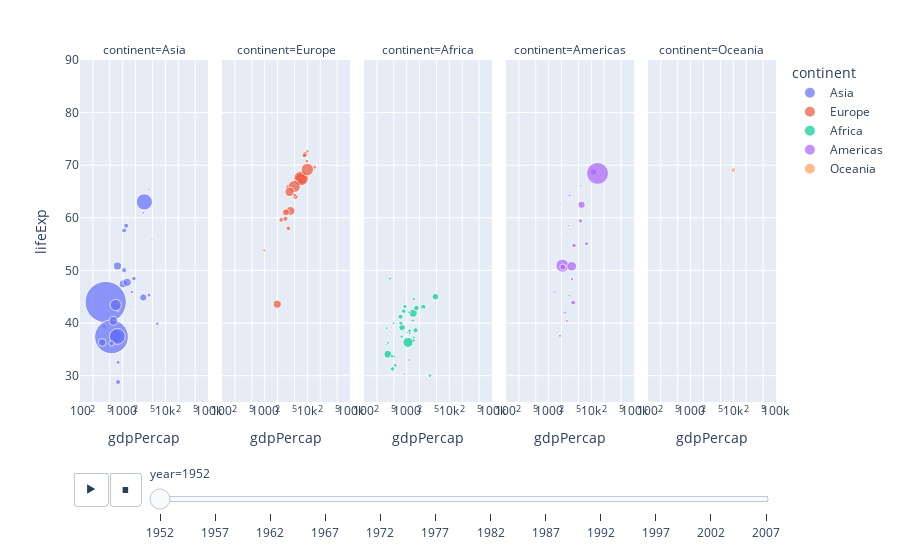

Write notebook code for a chart like this one.
### Markdown cell above
**Przykład 3.3**: Wykres punktowy (bąbelkowy) z podziałem na kontynenty oraz animacja

### Code cell
import plotly.express as px
df = px.data.gapminder()
fig = px.scatter(df, x="gdpPercap", y="lifeExp", animation_frame="year", animation_group="country",
           size="pop", color="continent", hover_name="country", facet_col="continent",
           log_x=True, size_max=45, range_x=[100,100000], range_y=[25,90])
fig.show()

### Figure 1 — Plotly figure (JSON) as saved in the notebook; plotly's stock layout.template omitted (floating-point values rounded to 4 significant figures)
{"data": [{"hovertemplate": "<b>%{hovertext}</b><br><br>continent=Asia<br>year=1952<br>gdpPercap=%{x}<br>lifeExp=%{y}<br>pop=%{marker.size}<extra></extra>", "hovertext": ["Afghanistan", "Bahrain", "Bangladesh", "Cambodia", "China", "Hong Kong, China", "India", "Indonesia", "Iran", "Iraq", "Israel", "Japan", "Jordan", "Korea, Dem. Rep.", "Korea, Rep.", "Kuwait", "Lebanon", "Malaysia", "Mongolia", "Myanmar", "Nepal", "Oman", "Pakistan", "Philippines", "Saudi Arabia", "Singapore", "Sri Lanka", "Syria", "Taiwan", "Thailand", "Vietnam", "West Bank and Gaza", "Yemen, Rep."], "ids": ["Afghanistan", "Bahrain", "Bangladesh", "Cambodia", "China", "Hong Kong, China", "India", "Indonesia", "Iran", "Iraq", "Israel", "Japan", "Jordan", "Korea, Dem. Rep.", "Korea, Rep.", "Kuwait", "Lebanon", "Malaysia", "Mongolia", "Myanmar", "Nepal", "Oman", "Pakistan", "Philippines", "Saudi Arabia", "Singapore", "Sri Lanka", "Syria", "Taiwan", "Thailand", "Vietnam", "West Bank and Gaza", "Yemen, Rep."], "legendgroup": "Asia", "marker": {"color": "#636efa", "size": [8425333, 120447, 46886859, 4693836, 556263527, 2125900, 372000000, 82052000, 17272000, 5441766, 1620914, 86459025, 607914, 8865488, 20947571, 160000, 1439529, 6748378, 800663, 20092996, 9182536, 507833, 41346560, 22438691, 4005677, 1127000, 7982342, 3661549, 8550362, 21289402, 26246839, 1030585, 4963829], "sizemode": "area", "sizeref": 651200.0, "symbol": "circle"}, "mode": "markers", "name": "Asia", "orientation": "v", "showlegend": true, "type": "scatter", "x": [779.4, 9867.0, 684.2, 368.5, 400.4, 3054.0, 546.6, 749.7, 3035.0, 4130.0, 4087.0, 3217.0, 1547.0, 1088.0, 1031.0, 108400.0, 4835.0, 1831.0, 786.6, 331, 545.9, 1828.0, 684.6, 1273.0, 6460.0, 2315.0, 1084.0, 1643.0, 1207.0, 757.8, 605.1, 1516.0, 781.7], "xaxis": "x", "y": [28.8, 50.94, 37.48, 39.42, 44, 60.96, 37.37, 37.47, 44.87, 45.32, 65.39, 63.03, 43.16, 50.06, 47.45, 55.56, 55.93, 48.46, 42.24, 36.32, 36.16, 37.58, 43.44, 47.75, 39.88, 60.4, 57.59, 45.88, 58.5, 50.85, 40.41, 43.16, 32.55], "yaxis": "y"}, {"hovertemplate": "<b>%{hovertext}</b><br><br>continent=Europe<br>year=1952<br>gdpPercap=%{x}<br>lifeExp=%{y}<br>pop=%{marker.size}<extra></extra>", "hovertext": ["Albania", "Austria", "Belgium", "Bosnia and Herzegovina", "Bulgaria", "Croatia", "Czech Republic", "Denmark", "Finland", "France", "Germany", "Greece", "Hungary", "Iceland", "Ireland", "Italy", "Montenegro", "Netherlands", "Norway", "Poland", "Portugal", "Romania", "Serbia", "Slovak Republic", "Slovenia", "Spain", "Sweden", "Switzerland", "Turkey", "United Kingdom"], "ids": ["Albania", "Austria", "Belgium", "Bosnia and Herzegovina", "Bulgaria", "Croatia", "Czech Republic", "Denmark", "Finland", "France", "Germany", "Greece", "Hungary", "Iceland", "Ireland", "Italy", "Montenegro", "Netherlands", "Norway", "Poland", "Portugal", "Romania", "Serbia", "Slovak Republic", "Slovenia", "Spain", "Sweden", "Switzerland", "Turkey", "United Kingdom"], "legendgroup": "Europe", "marker": {"color": "#EF553B", "size": [1282697, 6927772, 8730405, 2791000, 7274900, 3882229, 9125183, 4334000, 4090500, 42459667, 69145952, 7733250, 9504000, 147962, 2952156, 47666000, 413834, 10381988, 3327728, 25730551, 8526050, 16630000, 6860147, 3558137, 1489518, 28549870, 7124673, 4815000, 22235677, 50430000], "sizemode": "area", "sizeref": 651200.0, "symbol": "circle"}, "mode": "markers", "name": "Europe", "orientation": "v", "showlegend": true, "type": "scatter", "x": [1601.0, 6137.0, 8343.0, 973.5, 2444.0, 3119.0, 6876.0, 9692.0, 6425.0, 7030.0, 7144.0, 3531.0, 5264.0, 7268.0, 5210.0, 4931.0, 2648.0, 8942.0, 10100.0, 4029.0, 3068.0, 3145.0, 3581.0, 5075.0, 4215.0, 3834.0, 8528.0, 14730.0, 1969.0, 9980.0], "xaxis": "x2", "y": [55.23, 66.8, 68, 53.82, 59.6, 61.21, 66.87, 70.78, 66.55, 67.41, 67.5, 65.86, 64.03, 72.49, 66.91, 65.94, 59.16, 72.13, 72.67, 61.31, 59.82, 61.05, 58.0, 64.36, 65.57, 64.94, 71.86, 69.62, 43.59, 69.18], "yaxis": "y2"}, {"hovertemplate": "<b>%{hovertext}</b><br><br>continent=Africa<br>year=1952<br>gdpPercap=%{x}<br>lifeExp=%{y}<br>pop=%{marker.size}<extra></extra>", "hovertext": ["Algeria", "Angola", "Benin", "Botswana", "Burkina Faso", "Burundi", "Cameroon", "Central African Republic", "Chad", "Comoros", "Congo, Dem. Rep.", "Congo, Rep.", "Cote d'Ivoire", "Djibouti", "Egypt", "Equatorial Guinea", "Eritrea", "Ethiopia", "Gabon", "Gambia", "Ghana", "Guinea", "Guinea-Bissau", "Kenya", "Lesotho", "Liberia", "Libya", "Madagascar", "Malawi", "Mali", "Mauritania", "Mauritius", "Morocco", "Mozambique", "Namibia", "Niger", "Nigeria", "Reunion", "Rwanda", "Sao Tome and Principe", "Senegal", "Sierra Leone", "Somalia", "South Africa", "Sudan", "Swaziland", "Tanzania", "Togo", "Tunisia", "Uganda", "Zambia", "Zimbabwe"], "ids": ["Algeria", "Angola", "Benin", "Botswana", "Burkina Faso", "Burundi", "Cameroon", "Central African Republic", "Chad", "Comoros", "Congo, Dem. Rep.", "Congo, Rep.", "Cote d'Ivoire", "Djibouti", "Egypt", "Equatorial Guinea", "Eritrea", "Ethiopia", "Gabon", "Gambia", "Ghana", "Guinea", "Guinea-Bissau", "Kenya", "Lesotho", "Liberia", "Libya", "Madagascar", "Malawi", "Mali", "Mauritania", "Mauritius", "Morocco", "Mozambique", "Namibia", "Niger", "Nigeria", "Reunion", "Rwanda", "Sao Tome and Principe", "Senegal", "Sierra Leone", "Somalia", "South Africa", "Sudan", "Swaziland", "Tanzania", "Togo", "Tunisia", "Uganda", "Zambia", "Zimbabwe"], "legendgroup": "Africa", "marker": {"color": "#00cc96", "size": [9279525, 4232095, 1738315, 442308, 4469979, 2445618, 5009067, 1291695, 2682462, 153936, 14100005, 854885, 2977019, 63149, 22223309, 216964, 1438760, 20860941, 420702, 284320, 5581001, 2664249, 580653, 6464046, 748747, 863308, 1019729, 4762912, 2917802, 3838168, 1022556, 516556, 9939217, 6446316, 485831, 3379468, 33119096, 257700, 2534927, 60011, 2755589, 2143249, 2526994, 14264935, 8504667, 290243, 8322925, 1219113, 3647735, 5824797, 2672000, 3080907], "sizemode": "area", "sizeref": 651200.0, "symbol": "circle"}, "mode": "markers", "name": "Africa", "orientation": "v", "showlegend": true, "type": "scatter", "x": [2449.0, 3521.0, 1063.0, 851.2, 543.3, 339.3, 1173.0, 1071.0, 1179.0, 1103.0, 780.5, 2126.0, 1389.0, 2670.0, 1419.0, 375.6, 328.9, 362.1, 4293.0, 485.2, 911.3, 510.2, 299.9, 853.5, 298.8, 575.6, 2388.0, 1443.0, 369.2, 452.3, 743.1, 1968.0, 1688.0, 468.5, 2424.0, 761.9, 1077.0, 2719.0, 493.3, 879.6, 1450.0, 879.8, 1136.0, 4725.0, 1616.0, 1148.0, 716.7, 859.8, 1468.0, 734.8, 1147.0, 406.9], "xaxis": "x3", "y": [43.08, 30.02, 38.22, 47.62, 31.98, 39.03, 38.52, 35.46, 38.09, 40.72, 39.14, 42.11, 40.48, 34.81, 41.89, 34.48, 35.93, 34.08, 37.0, 30, 43.15, 33.61, 32.5, 42.27, 42.14, 38.48, 42.72, 36.68, 36.26, 33.69, 40.54, 50.99, 42.87, 31.29, 41.73, 37.44, 36.32, 52.72, 40, 46.47, 37.28, 30.33, 32.98, 45.01, 38.63, 41.41, 41.22, 38.6, 44.6, 39.98, 42.04, 48.45], "yaxis": "y3"}, {"hovertemplate": "<b>%{hovertext}</b><br><br>continent=Americas<br>year=1952<br>gdpPercap=%{x}<br>lifeExp=%{y}<br>pop=%{marker.size}<extra></extra>", "hovertext": ["Argentina", "Bolivia", "Brazil", "Canada", "Chile", "Colombia", "Costa Rica", "Cuba", "Dominican Republic", "Ecuador", "El Salvador", "Guatemala", "Haiti", "Honduras", "Jamaica", "Mexico", "Nicaragua", "Panama", "Paraguay", "Peru", "Puerto Rico", "Trinidad and Tobago", "United States", "Uruguay", "Venezuela"], "ids": ["Argentina", "Bolivia", "Brazil", "Canada", "Chile", "Colombia", "Costa Rica", "Cuba", "Dominican Republic", "Ecuador", "El Salvador", "Guatemala", "Haiti", "Honduras", "Jamaica", "Mexico", "Nicaragua", "Panama", "Paraguay", "Peru", "Puerto Rico", "Trinidad and Tobago", "United States", "Uruguay", "Venezuela"], "legendgroup": "Americas", "marker": {"color": "#ab63fa", "size": [17876956, 2883315, 56602560, 14785584, 6377619, 12350771, 926317, 6007797, 2491346, 3548753, 2042865, 3146381, 3201488, 1517453, 1426095, 30144317, 1165790, 940080, 1555876, 8025700, 2227000, 662850, 157553000, 2252965, 5439568], "sizemode": "area", "sizeref": 651200.0, "symbol": "circle"}, "mode": "markers", "name": "Americas", "orientation": "v", "showlegend": true, "type": "scatter", "x": [5911.0, 2677.0, 2109.0, 11370.0, 3940.0, 2144.0, 2627.0, 5587.0, 1398.0, 3522.0, 3048.0, 2428.0, 1840.0, 2195.0, 2899.0, 3478.0, 3112.0, 2480.0, 1952.0, 3759.0, 3082.0, 3023.0, 13990.0, 5717.0, 7690.0], "xaxis": "x4", "y": [62.48, 40.41, 50.92, 68.75, 54.74, 50.64, 57.21, 59.42, 45.93, 48.36, 45.26, 42.02, 37.58, 41.91, 58.53, 50.79, 42.31, 55.19, 62.65, 43.9, 64.28, 59.1, 68.44, 66.07, 55.09], "yaxis": "y4"}, {"hovertemplate": "<b>%{hovertext}</b><br><br>continent=Oceania<br>year=1952<br>gdpPercap=%{x}<br>lifeExp=%{y}<br>pop=%{marker.size}<extra></extra>", "hovertext": ["Australia", "New Zealand"], "ids": ["Australia", "New Zealand"], "legendgroup": "Oceania", "marker": {"color": "#FFA15A", "size": [8691212, 1994794], "sizemode": "area", "sizeref": 651200.0, "symbol": "circle"}, "mode": "markers", "name": "Oceania", "orientation": "v", "showlegend": true, "type": "scatter", "x": [10040.0, 10560.0], "xaxis": "x5", "y": [69.12, 69.39], "yaxis": "y5"}], "layout": {"annotations": [{"font": {}, "showarrow": false, "text": "continent=Asia", "x": 0.092, "xanchor": "center", "xref": "paper", "y": 1, "yanchor": "bottom", "yref": "paper"}, {"font": {}, "showarrow": false, "text": "continent=Europe", "x": 0.296, "xanchor": "center", "xref": "paper", "y": 1, "yanchor": "bottom", "yref": "paper"}, {"font": {}, "showarrow": false, "text": "continent=Africa", "x": 0.5, "xanchor": "center", "xref": "paper", "y": 1, "yanchor": "bottom", "yref": "paper"}, {"font": {}, "showarrow": false, "text": "continent=Americas", "x": 0.704, "xanchor": "center", "xref": "paper", "y": 1, "yanchor": "bottom", "yref": "paper"}, {"font": {}, "showarrow": false, "text": "continent=Oceania", "x": 0.908, "xanchor": "center", "xref": "paper", "y": 1, "yanchor": "bottom", "yref": "paper"}], "legend": {"itemsizing": "constant", "title": {"text": "continent"}, "tracegroupgap": 0}, "margin": {"t": 60}, "sliders": [{"active": 0, "currentvalue": {"prefix": "year="}, "len": 0.9, "pad": {"b": 10, "t": 60}, "steps": [{"args": [["1952"], {"frame": {"duration": 0, "redraw": false}, "fromcurrent": true, "mode": "immediate", "transition": {"duration": 0, "easing": "linear"}}], "label": "1952", "method": "animate"}, {"args": [["1957"], {"frame": {"duration": 0, "redraw": false}, "fromcurrent": true, "mode": "immediate", "transition": {"duration": 0, "easing": "linear"}}], "label": "1957", "method": "animate"}, {"args": [["1962"], {"frame": {"duration": 0, "redraw": false}, "fromcurrent": true, "mode": "immediate", "transition": {"duration": 0, "easing": "linear"}}], "label": "1962", "method": "animate"}, {"args": [["1967"], {"frame": {"duration": 0, "redraw": false}, "fromcurrent": true, "mode": "immediate", "transition": {"duration": 0, "easing": "linear"}}], "label": "1967", "method": "animate"}, {"args": [["1972"], {"frame": {"duration": 0, "redraw": false}, "fromcurrent": true, "mode": "immediate", "transition": {"duration": 0, "easing": "linear"}}], "label": "1972", "method": "animate"}, {"args": [["1977"], {"frame": {"duration": 0, "redraw": false}, "fromcurrent": true, "mode": "immediate", "transition": {"duration": 0, "easing": "linear"}}], "label": "1977", "method": "animate"}, {"args": [["1982"], {"frame": {"duration": 0, "redraw": false}, "fromcurrent": true, "mode": "immediate", "transition": {"duration": 0, "easing": "linear"}}], "label": "1982", "method": "animate"}, {"args": [["1987"], {"frame": {"duration": 0, "redraw": false}, "fromcurrent": true, "mode": "immediate", "transition": {"duration": 0, "easing": "linear"}}], "label": "1987", "method": "animate"}, {"args": [["1992"], {"frame": {"duration": 0, "redraw": false}, "fromcurrent": true, "mode": "immediate", "transition": {"duration": 0, "easing": "linear"}}], "label": "1992", "method": "animate"}, {"args": [["1997"], {"frame": {"duration": 0, "redraw": false}, "fromcurrent": true, "mode": "immediate", "transition": {"duration": 0, "easing": "linear"}}], "label": "1997", "method": "animate"}, {"args": [["2002"], {"frame": {"duration": 0, "redraw": false}, "fromcurrent": true, "mode": "immediate", "transition": {"duration": 0, "easing": "linear"}}], "label": "2002", "method": "animate"}, {"args": [["2007"], {"frame": {"duration": 0, "redraw": false}, "fromcurrent": true, "mode": "immediate", "transition": {"duration": 0, "easing": "linear"}}], "label": "2007", "method": "animate"}], "x": 0.1, "xanchor": "left", "y": 0, "yanchor": "top"}], "updatemenus": [{"buttons": [{"args": [null, {"frame": {"duration": 500, "redraw": false}, "fromcurrent": true, "mode": "immediate", "transition": {"duration": 500, "easing": "linear"}}], "label": "&#9654;", "method": "animate"}, {"args": [[null], {"frame": {"duration": 0, "redraw": false}, "fromcurrent": true, "mode": "immediate", "transition": {"duration": 0, "easing": "linear"}}], "label": "&#9724;", "method": "animate"}], "direction": "left", "pad": {"r": 10, "t": 70}, "showactive": false, "type": "buttons", "x": 0.1, "xanchor": "right", "y": 0, "yanchor": "top"}], "xaxis": {"anchor": "y", "domain": [0, 0.184], "range": [2, 5], "title": {"text": "gdpPercap"}, "type": "log"}, "xaxis2": {"anchor": "y2", "domain": [0.204, 0.388], "matches": "x", "range": [2, 5], "title": {"text": "gdpPercap"}, "type": "log"}, "xaxis3": {"anchor": "y3", "domain": [0.408, 0.592], "matches": "x", "range": [2, 5], "title": {"text": "gdpPercap"}, "type": "log"}, "xaxis4": {"anchor": "y4", "domain": [0.612, 0.796], "matches": "x", "range": [2, 5], "title": {"text": "gdpPercap"}, "type": "log"}, "xaxis5": {"anchor": "y5", "domain": [0.816, 1], "matches": "x", "range": [2, 5], "title": {"text": "gdpPercap"}, "type": "log"}, "yaxis": {"anchor": "x", "domain": [0, 1], "range": [25, 90], "title": {"text": "lifeExp"}}, "yaxis2": {"anchor": "x2", "domain": [0, 1], "matches": "y", "showticklabels": false}, "yaxis3": {"anchor": "x3", "domain": [0, 1], "matches": "y", "showticklabels": false}, "yaxis4": {"anchor": "x4", "domain": [0, 1], "matches": "y", "showticklabels": false}, "yaxis5": {"anchor": "x5", "domain": [0, 1], "matches": "y", "showticklabels": false}}}
